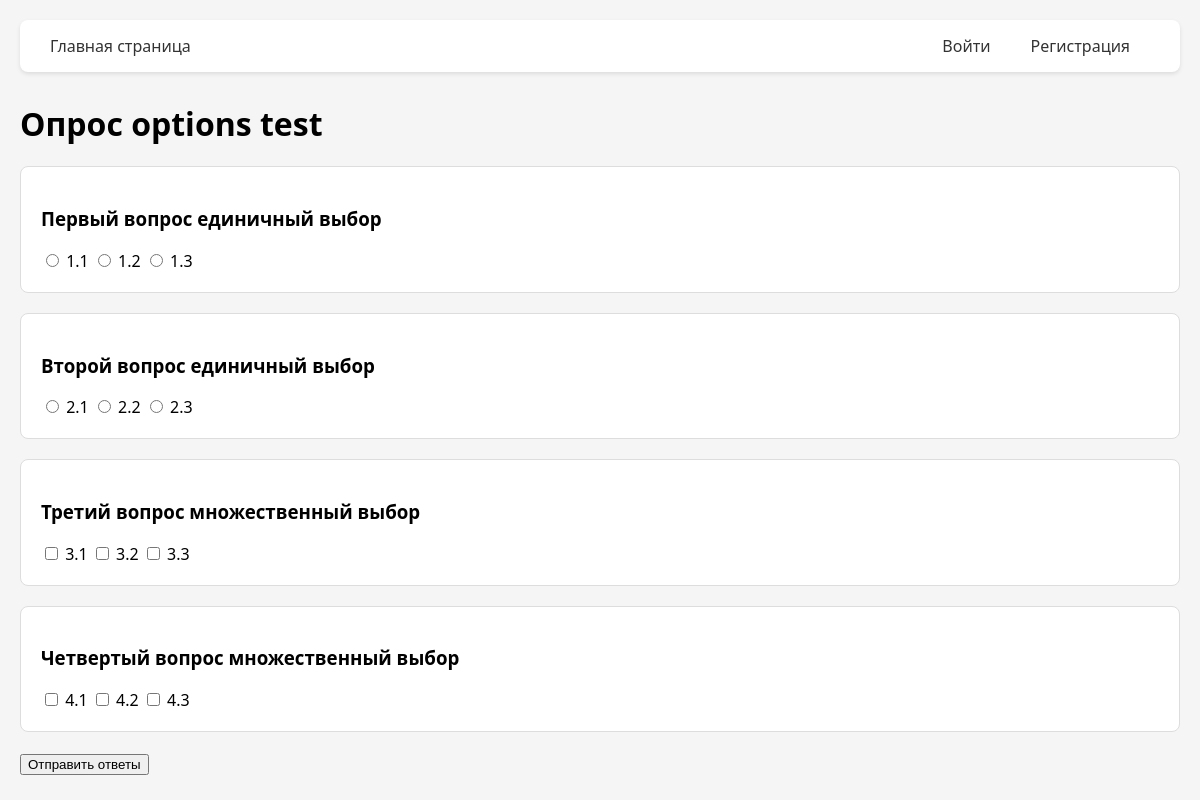
/poll/15, run on the app's committed database.
### app.py (models this page shows, shortened)
class Poll(db.Model):
    __tablename__ = 'polls'
    id = db.Column(db.Integer, primary_key=True)
    title = db.Column(db.String(100), nullable=False)
    user_id = db.Column(db.Integer, db.ForeignKey('users.id'), nullable=False, index=True)
    questions = db.relationship('Question', backref='poll', lazy=True, cascade='all, delete-orphan')
    answers = db.relationship('Answer', backref='poll', lazy=True, cascade='all, delete-orphan')

class Question(db.Model):
    __tablename__ = 'questions'
    id = db.Column(db.Integer, primary_key=True)
    text = db.Column(db.String(500), nullable=False)
    type = db.Column(db.String(20), nullable=False)  # 'text', 'radio', 'checkbox'
    options = db.Column(db.String(500))
    poll_id = db.Column(db.Integer, db.ForeignKey('polls.id'), nullable=False, index=True)
    answers = db.relationship('Answer', backref='question', lazy=True)
    @property
    def options_list(self):
        try:
            return json.loads(self.options) if self.options else []
        except json.JSONDecodeError:
            return []

### app.py (the view, shortened to what this page needs)
@app.route('/poll/<int:poll_id>', methods=['GET', 'POST'])
def view_poll(poll_id):
    poll = Poll.query.options(db.joinedload(Poll.questions)).get_or_404(poll_id)
    return render_template('poll.html', poll=poll)

### app.py (called while the page is built)
@app.template_filter('from_json')
def from_json_filter(data):
    try:
        return json.loads(data)
    except:
        return []

### templates/poll.html (shortened to what this page needs)
{% extends "base.html" %}
{% block content %}
<div class="poll-container">
    <h1 class="poll-title">{{ poll.title }}</h1>
    <form method="POST" class="poll-form">
        {% for question in poll.questions %}
        <div class="question-card">
            <div class="question-header">
                <h3 class="question-text">{{ question.text }}</h3>
            </div>
            <div class="question-body">
                {% if question.type == 'text' %}
                <input type="text"
                       name="q_{{ question.id }}"
                       class="text-answer"
                       placeholder="Введите ваш ответ">
                {% elif question.type == 'radio' %}
                <div class="options-group">
                    {% for option in question.options|from_json %}
                    <label class="option-item">
                        <input type="radio"
                               name="q_{{ question.id }}"
                               value="{{ option }}">
                        <span class="option-text">{{ option }}</span>
                    </label>
                    {% endfor %}
                </div>
                {% elif question.type == 'checkbox' %}
                <div class="options-group">
                    {% for option in question.options|from_json %}
                    <label class="option-item">
                        <input type="checkbox"
                               name="q_{{ question.id }}"
                               value="{{ option }}">
                        <span class="option-text">{{ option }}</span>
                    </label>
                    {% endfor %}
                </div>
                {% endif %}
            </div>
        </div>
        {% else %}
        <div class="no-questions">
            <p>В этом опросе пока нет вопросов.</p>
        </div>
        {% endfor %}
        <div class="form-actions">
            <button type="submit" class="submit-btn">Отправить ответы</button>
        </div>
    </form>
</div>
{% endblock %}

### static/styles.css (style rules this page uses)
body { font-family: 'Segoe UI', Tahoma, Geneva, Verdana, sans-serif; max-width: 1200px; margin: 0 auto; padding: 20px; background-color: #f5f5f5; }
.question-card { position: relative; margin: 20px 0; padding: 20px; border: 1px solid #ddd; border-radius: 8px; background: #fff; cursor: move; }

### data on the page
Poll: title "Опрос options test"
Question: text "Первый вопрос единичный выбор", options "1.1" "1.2" "1.3"
Question: text "Второй вопрос единичный выбор", options "2.1" "2.2" "2.3"
Question: text "Третий вопрос множественный выбор", options "3.1" "3.2" "3.3"
Question: text "Четвертый вопрос множественный выбор", options "4.1" "4.2" "4.3"
